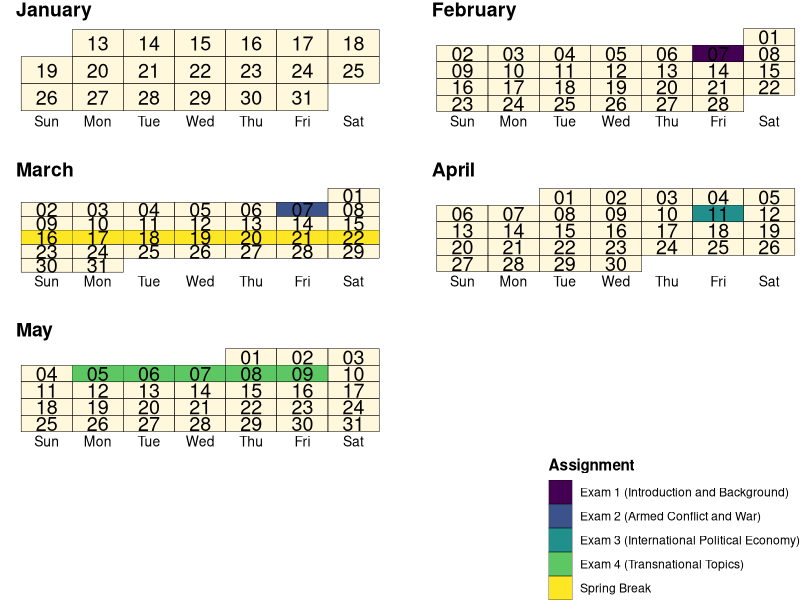

Recreate this plot in R.
## ---- chunk 1
knitr::opts_chunk$set(echo = TRUE)

mon <- as.Date("2025-01-20")

advdate <- function(obj, adv){
  tmon <- obj + 7*(adv - 1)
  tfri <- obj + 4 + 7*(adv - 1)
  tmon <- format(tmon, format = "%m/%d")
  tfri <- format(tfri, format = "%m/%d")
  zadv <- sprintf("%02d", adv)
  tmp <- paste("Week ", zadv, sep = '', ", ", tmon, " -- ", tfri)
  return(tmp)
}

## ---- chunk 2

library(ggplot2)
library(tidyverse)
# Create base data frame
dfr <- data.frame(date=seq(as.Date('2025-01-13'), as.Date('2025-05-31'), by = 1)) %>% 
  mutate(day = factor(strftime(date, format="%a"), levels=c("Sun","Mon","Tue","Wed","Thu","Fri","Sat")),
         week = factor(strftime(date, format="%U")),
         month = factor(strftime(date, format="%B"),levels=c("January","February","March", "April", "May")),
         ddate = factor(strftime(date, format="%d")),
         comment = case_when(
           date == as.Date("2025-02-07") ~ "Exam 1 (Introduction and Background)",
           date == as.Date("2025-03-07") ~ "Exam 2 (Armed Conflict and War)",
           date == as.Date("2025-04-11") ~ "Exam 3 (International Political Economy)",
           date >= as.Date("2025-05-05") & date <=as.Date("2025-05-09") ~ "Exam 4 (Transnational Topics)",
           date >= as.Date("2025-03-16") & date <= as.Date("2025-03-22") ~ "Spring Break"
         ),
         week = as.numeric(week))



ggplot(dfr, aes(x = day, y = reorder(week, -week), fill = comment)) +
  geom_tile(color = "black", fill = "cornsilk1", size = 0.1) +
  geom_tile(color = "black", size = 0.1) +
  geom_text(aes(label = ddate), size = 5) +
  facet_wrap(. ~ month, scales = "free", ncol = 2) +
  #ghibli::scale_fill_ghibli_d("PonyoMedium") +
  viridis::scale_fill_viridis(discrete = TRUE, na.translate = FALSE) +
  theme_void() +
  theme(legend.position = "bottom",
        legend.direction = "vertical",
        legend.justification = "right",
        axis.text.x = element_text(size = 10, color = "black"),
        axis.text.y = element_text(size = 10, color = "white"),
        strip.text.x = element_text(size = 14, face = "bold", hjust = 0, margin = margin(b = 0.2, unit = "cm")),
        title = element_text(face = "bold"),
        panel.spacing = unit(0.8, "cm")) +
  guides(fill=guide_legend(ncol=1)) +
  labs(x = "Weekday",
       y = "Week #",
       fill = "Assignment")
